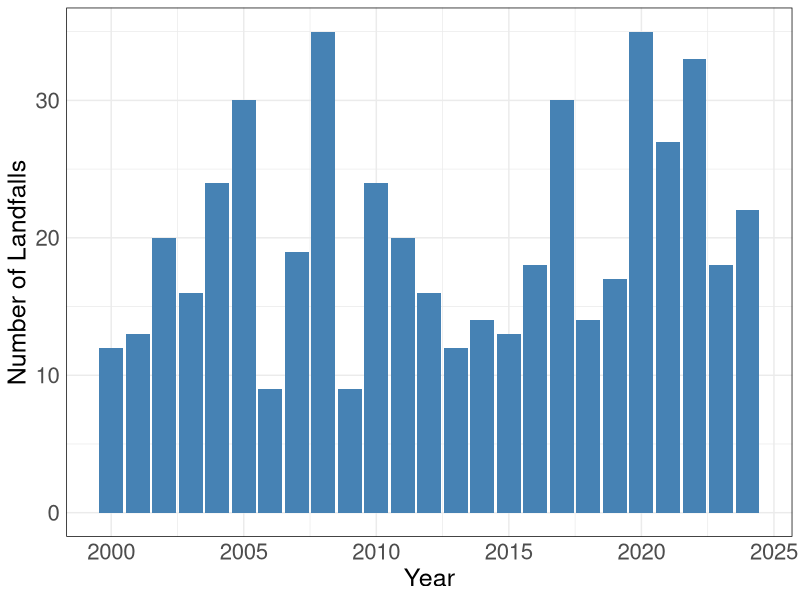
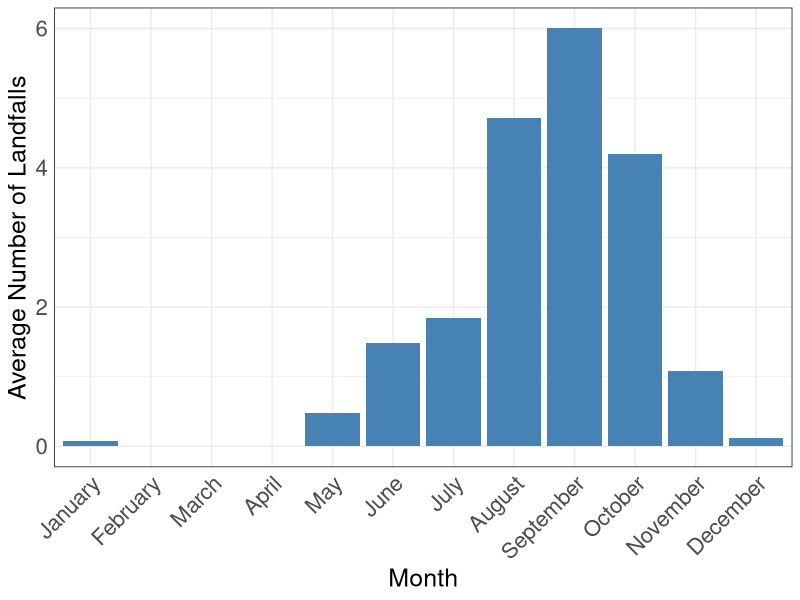
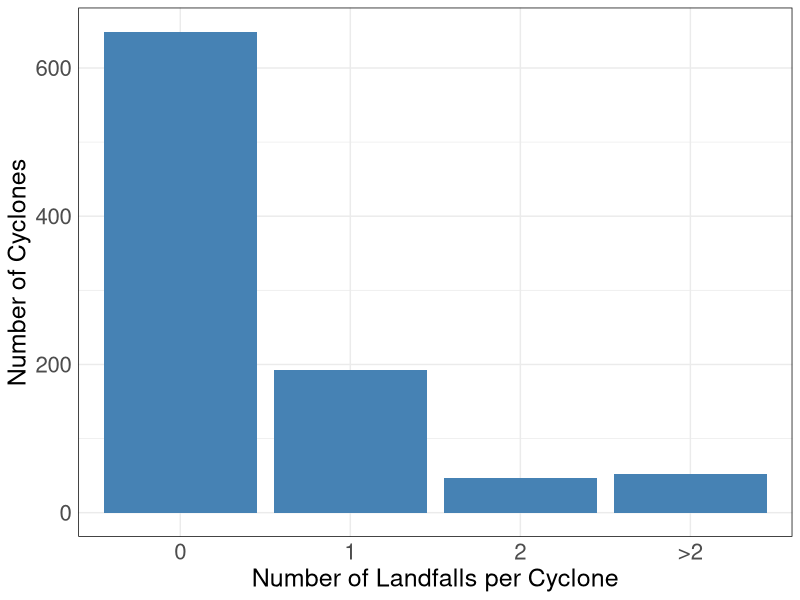
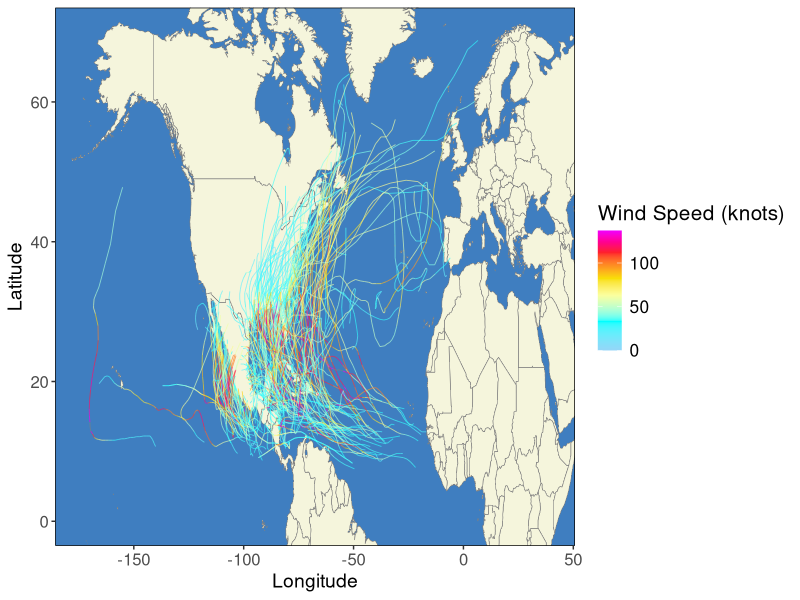
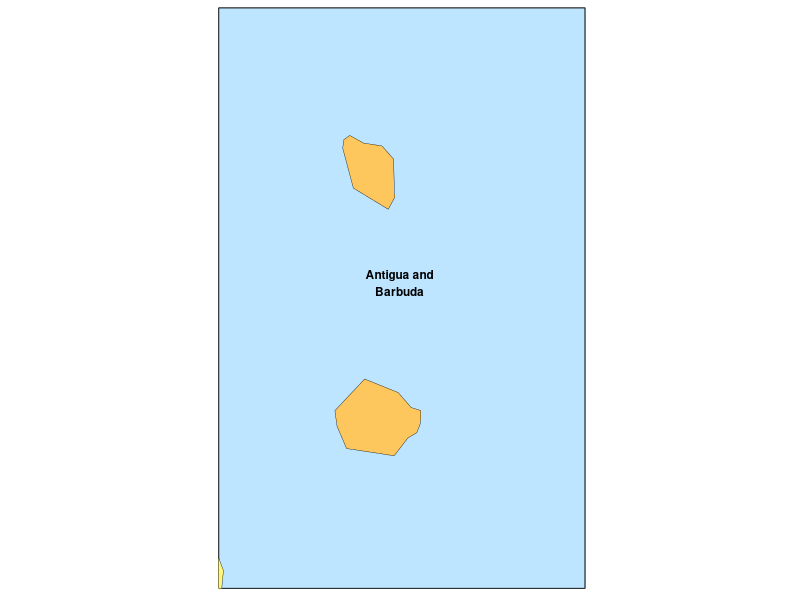
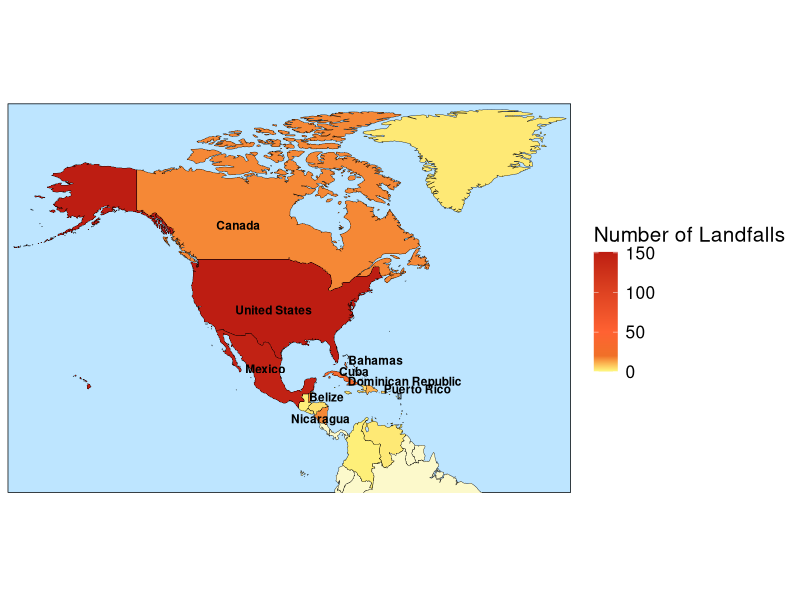
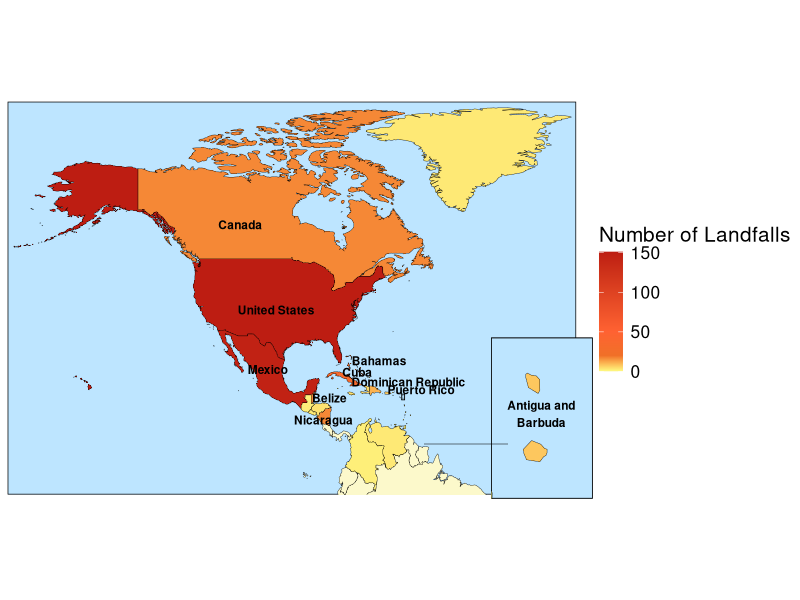
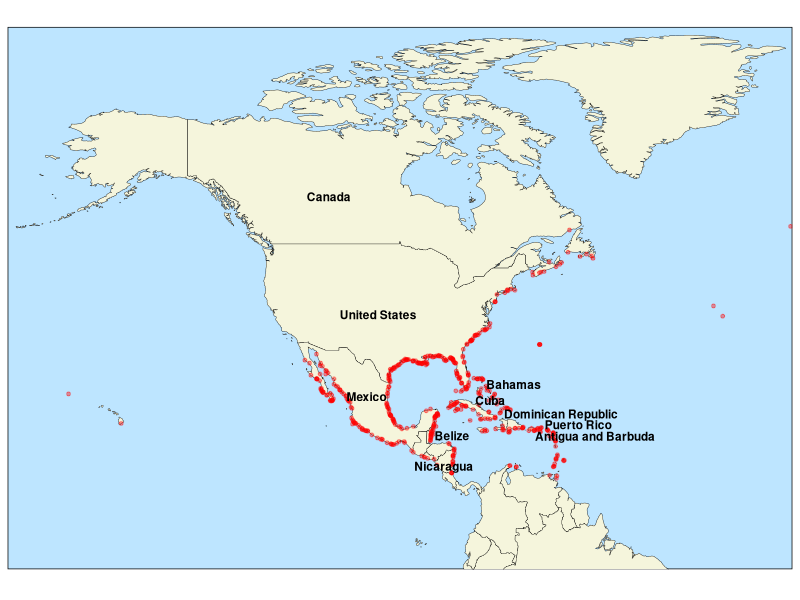

The R source for these figures, in order:
# in this script, we perform an exploratory data analysis of our cyclone
# track data from the HURDAT2 data set
# we are interested in the number of cyclone landfalls per year
# and any seasonality effects

library(dplyr)
library(magrittr)
library(here)
library(tidyr)
library(ggplot2)
library(stringr)
library(data.table)
library(scales)
library(sf)
library(rnaturalearth)
library(cowplot)


#==============================================================================
# we load our data set
#==============================================================================

hurricane_data <- read.csv(here("data", "derived", "hurricane-data.csv"))
landfall_data <- read.csv(here("data", "derived", "landfall-data.csv"))

#==============================================================================
# we want to plot the number of landfalls per year from 1900-2024 
#==============================================================================

landfalls_per_year <- landfall_data %>%
  group_by(YEAR) %>%
  summarise(CYCLONE_NUM = n(), .groups = "drop")

# Plot
p1 <- ggplot(landfalls_per_year, aes(x = YEAR, y = CYCLONE_NUM)) +
  geom_col(fill = "steelblue") +
  labs(x = "Year",
       y = "Number of Landfalls") +
  theme_minimal()+
  theme(panel.border = element_rect(color = "black", fill = NA),
        axis.text = element_text(size = 16), 
        axis.title = element_text(size = 18))

p1

# save output
ggsave(here("outputs", "eda-hurricane-data", "landfalls-per-year.pdf"), 
       plot = p1, 
       height = 4.5, 
       width = 7, 
       dpi=600)


#==============================================================================
# we check for a monthly seasonality component 
#==============================================================================

# calculate average number of cyclone landfalls per month (across 2000-2024)
landfalls_per_month_and_year <- landfall_data %>%
  group_by(YEAR, MONTH) %>%
  summarise(LANDFALL_NUM = n(), .groups = "drop")

# we notice some months are missing from our data set
# this is because no cyclones occurred in those months
# we now add the missing months with a count of zero
all_months_years <- CJ(MONTH = 1:12, YEAR = 2000:2024)

# also replace month numbers with month names
landfalls_per_month_and_year <- left_join(all_months_years, 
                                    landfalls_per_month_and_year, 
                                    by = c("MONTH", "YEAR"))

landfalls_per_month_and_year <- landfalls_per_month_and_year %>%
  mutate(LANDFALL_NUM = replace_na(LANDFALL_NUM, 0), MONTH = month.name[MONTH])

avg_landfalls_per_month <- landfalls_per_month_and_year %>%
  group_by(MONTH) %>%
  summarise(AVG_LANDFALLS = mean(LANDFALL_NUM))


# plot average number of cyclones per month
p2 <- ggplot(avg_landfalls_per_month, aes(x = factor(MONTH, levels = month.name), 
                                         y = AVG_LANDFALLS)) +
  geom_col(fill = "steelblue") +
  labs(x = "Month",
       y = "Average Number of Landfalls") +
  theme_minimal() +
  theme(panel.border = element_rect(color = "black", fill = NA),
        axis.title = element_text(size = 18), 
        axis.text.x = element_text(size = 16, angle = 45,vjust = 1,hjust = 1),
        axis.text.y = element_text(size = 16))
p2
# we see a significant increase in the number of cyclones in August-October

# save output
ggsave(here("outputs", "eda-hurricane-data", "avg-landfalls-per-month.pdf"), 
       plot = p2,
       height = 4.5,
       width = 7, dpi=600)

#==============================================================================
# we now want to look closer into how many times cyclones landfall
#==============================================================================

# number of landfalls for each cyclone
landfall_statistics <- hurricane_data %>%
  group_by(STORM_ID) %>%
  summarise(LANDFALL_NUM = sum(RECORD_ID == "L"))

# categorise cyclones based on how many times they landfall
landfall_statistics <- landfall_statistics %>%
  mutate(CATEGORY = case_when(
    LANDFALL_NUM == 0 ~ '0',
    LANDFALL_NUM == 1 ~ '1',
    LANDFALL_NUM == 2 ~ '2',
    LANDFALL_NUM > 2  ~ ">2"))

# Count how many cyclones fall into each category
landfall_summary <- landfall_statistics %>%
  group_by(CATEGORY) %>%
  summarise(NUM = n())

# plot results
p3 <- ggplot(landfall_summary, aes(x = factor(CATEGORY, levels = CATEGORY), y = NUM)) +
  geom_col(fill = "steelblue") +
  labs(x = "Number of Landfalls per Cyclone",
       y = "Number of Cyclones") +
  theme_minimal() +
  theme(panel.border = element_rect(color = "black", fill = NA),
        axis.text = element_text(size = 16), 
        axis.title = element_text(size = 18))

p3

# save output
ggsave(here("outputs","eda-hurricane-data", "nbr-cyclone-landfalls.pdf"), 
       plot = p3, 
       height = 4.5, 
       width = 7, 
       dpi=600)

#==============================================================================
# we also want to inspect cyclone paths for cyclones that landfall 2000-2024
#==============================================================================

# we load our world map data
world <- map_data("world")


# we now select all the hurricanes that landfall at least once
landfall_hurricanes <- landfall_data %>%
  distinct(STORM_ID)

landfall_cyclones <- hurricane_data %>%
  filter(STORM_ID %in% landfall_hurricanes$STORM_ID)


landfall_cyclones <- landfall_cyclones %>%
  mutate(TIME = sprintf("%04s", as.integer(TIME)),
    DATE_TIME = as.POSIXct(paste(YEAR, 
                                 MONTH, 
                                 DAY, 
                                 str_sub(TIME, 1, 2), 
                                 str_sub(TIME, 3, 4)),
                      format = "%Y %m %d %H %M"))

# plot map
p4 <- ggplot() +
  # world map 
  geom_polygon(data = world,
               aes(x = long, y = lat, group = group), 
               fill = "beige", 
               col = "#808080", 
               linewidth = 0.2) +  
  theme(panel.background = element_rect(fill = "#3f7ec0", color = NA),
        panel.grid.major = element_blank(), 
        panel.grid.minor = element_blank(),
        panel.border = element_rect(color = "black", fill = NA)) +
  geom_path(data = landfall_cyclones, aes(x = LON, 
                                      y = LAT, 
                                      group = STORM_ID, 
                                      color = WIND), 
            linewidth = 0.3, alpha = 0.7) +
  scale_color_gradientn(colours = c("#94d6f8", "cyan","#fbff9f","#f8e007","#fd9920","#ff1f2d", "#ee00ff"),
                        values = rescale(c(0, 33, 63, 82, 95, 112, 137)),
                        limits = c(0, 137)) + 
  coord_cartesian( xlim = c(-175, 40), ylim = c(0, 70)) + 
  labs(x = "Longitude", 
       y = "Latitude", 
       color = "Wind Speed (knots)") +
  theme(legend.position = "right",
        legend.title = element_text(size = 15),
        legend.text = element_text(size = 12.5),
        axis.text = element_text(size = 12), 
        axis.title = element_text(size = 14))

p4

# save output
ggsave(here("outputs", "eda-hurricane-data", "landfall-map.pdf"), 
       plot =p4,
       height = 4, 
       width = 10, 
       dpi=600)


#==============================================================================
# we now want to examine which countries have had the most landfalls since 2000
#==============================================================================

# we count the number of landfalls per country
landfalls_per_location <- landfall_data %>%
  group_by(LOCATION) %>%
  summarise(LANDFALL_NUM = n(), .groups = "drop")

# add landfall count to countries sf object for plotting to get geometry of 
# landfall locations
countries <- ne_countries(scale = 'medium', 
                          returnclass = c("sf"), 
                          continent = c("North America", "South America"))


landfalls_per_location <- countries[, c("name_long", "geometry")] %>%
  left_join(landfalls_per_location, 
            by = c("name_long" = "LOCATION")) 

# replace NA rows with 0
landfalls_per_location <- landfalls_per_location %>%
  mutate(LANDFALL_NUM = ifelse(is.na(LANDFALL_NUM), 0, LANDFALL_NUM))

# find 10 countries with the most landfalls and save these in a dataset
top_ten_landfall_locations <- landfalls_per_location %>%
  arrange(desc(LANDFALL_NUM))

top_ten_landfall_locations <- top_ten_landfall_locations[1:10,]

# we exclude anigua and barbuda label for now as we will create a zoom in box
locations_no_antigua <- top_ten_landfall_locations %>%
  filter(name_long != "Antigua and Barbuda")

# plot map of countries most at risk
main_map <- ggplot(data = landfalls_per_location) +
  geom_sf(aes(fill = LANDFALL_NUM), color = "black", linewidth = 0.125) +
  coord_sf(xlim = c(-180, -10), ylim = c(-5, 85), expand = FALSE) +
  scale_fill_gradientn(
    colors = c("#fcf9cb", "#fef67e","#f07028", "#ff6232", "#bd1d12"),  
    values = rescale(c(0, 1, 20, 50, 150))) +
  theme_minimal() +
  labs(fill = "Number of Landfalls", size = 20) +
  geom_sf_text(data = locations_no_antigua, 
               aes(label = name_long), 
               size = 3, 
               fontface = "bold", 
               color = "black",
               nudge_x = case_when(
                 locations_no_antigua$name_long == "Dominican Republic" ~ 10, 
                 locations_no_antigua$name_long == "Belize" ~ 5,  
                 locations_no_antigua$name_long == "Cuba" ~ 2.5, 
                 locations_no_antigua$name_long == "Puerto Rico" ~ 10,
                 locations_no_antigua$name_long == "Bahamas" ~ 9.5,
                 .default = 0), 
               nudge_y = case_when(
                 locations_no_antigua$name_long == "Cuba" ~ 1.5,
                 locations_no_antigua$name_long == "Puerto Rico" ~ 0.75,
                 locations_no_antigua$name_long == "Dominican Republic" ~ 2,  
                 locations_no_antigua$name_long == "Bahamas" ~ -1,
                 locations_no_antigua$name_long == "Nicaragua" ~ -0.75,
                 .default = 0)) +
  theme(
    axis.text = element_blank(),  
    axis.title = element_blank(),  
    panel.background = element_rect(fill = "#bde5ff"),
    panel.grid = element_blank(),
    legend.title = element_text(size = 15),
    legend.text = element_text(size = 12.5)
  )


locations_antigua <- top_ten_landfall_locations %>%
  filter(name_long == "Antigua and Barbuda")


# add box around antigua and barbuda on main map
main_map <- main_map +
  annotate("rect",
           xmin = -62.16, xmax = -61.3,
           ymin = 16.7, ymax = 18,
           color = "black", fill = NA, linewidth = 0.3)
  
zoom_in <- main_map +
  coord_sf(xlim = c(-62.16, -61.3), 
           ylim = c(16.7, 18),
           expand = FALSE) +
  theme(axis.text = element_blank(),
        axis.title = element_blank(),
        panel.background = element_rect(fill = "#bde5ff"),
        panel.grid = element_blank(),
        legend.position = "none" ) +
  geom_sf_text(data = locations_antigua, 
               aes(label = str_wrap(name_long, width = 15)), 
               size = 3, 
               fontface = "bold", 
               color = "black",
               nudge_x = 0.05,
               nudge_y = 0.3)
  
# check that maps look correct
zoom_in
main_map

# compose main + inset
p5 <- ggdraw() +
  draw_plot(main_map) +
  draw_plot(
    zoom_in,
    x      = 0.525,   
    y      = 0.15,
    width  = 0.3,     
    height = 0.3
  ) +
  draw_line(x = c(0.53, 0.635),  
            y = c(0.26, 0.26), 
            color = "black",
            linewidth = 0.2)


p5 # looks much better in saved output

# save output
ggsave(here("outputs", "eda-hurricane-data", "landfall-countries.pdf"), 
       plot =p5,
       height = 5, 
       width = 10, 
       dpi=600)



#==============================================================================
# finally we map specific landfall locations
#==============================================================================

p6 <- ggplot(data = landfalls_per_location) +
  geom_sf(fill = "beige", color = "black", linewidth = 0.125)+
  geom_point(data = landfall_data, 
             aes(x = LON, y = LAT), 
             color = "red", 
             alpha = 0.4, 
             size = 1) +
  coord_sf(xlim = c(-180, -10), ylim = c(-5, 85), expand = FALSE) +
  theme_minimal() +
  labs(fill = "Number of Landfalls") +
  geom_sf_text(data = top_ten_landfall_locations, 
               aes(label = name_long), 
               size = 3, 
               fontface = "bold", 
               color = "black",
               nudge_x = case_when(
                 top_ten_landfall_locations$name_long == "Dominican Republic" ~ 10, 
                 top_ten_landfall_locations$name_long == "Belize" ~ 5,  
                 top_ten_landfall_locations$name_long == "Cuba" ~ 2.5, 
                 top_ten_landfall_locations$name_long == "Puerto Rico" ~ 10,
                 top_ten_landfall_locations$name_long == "Bahamas" ~ 8,
                 top_ten_landfall_locations$name_long == "Antigua and Barbuda" ~ 9,
                 .default = 0), 
               nudge_y = case_when(
                 top_ten_landfall_locations$name_long == "Cuba" ~ 1.5,
                 top_ten_landfall_locations$name_long == "Puerto Rico" ~ 0.75,
                 top_ten_landfall_locations$name_long == "Dominican Republic" ~ 2,  
                 top_ten_landfall_locations$name_long == "Bahamas" ~ -1,
                 top_ten_landfall_locations$name_long == "Nicaragua" ~ -0.75,
                 .default = 0)) +
  theme(
    axis.text = element_blank(),  
    axis.title = element_blank(),  
    panel.background = element_rect(fill = "#bde5ff"),
    panel.grid = element_blank(),
    legend.title = element_text(size = 15),
    legend.text = element_text(size = 12.5)
  )


p6

# save output
ggsave(here("outputs", "eda-hurricane-data", "landfall-locations.pdf"), 
       plot =p6,
       height = 5, 
       width = 10, 
       dpi=600)
  
